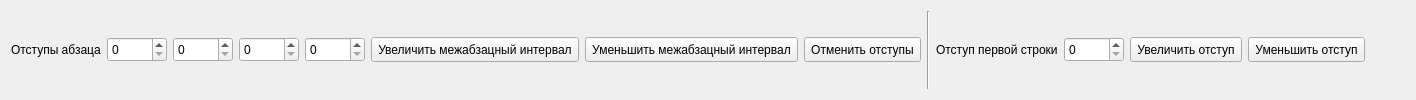
      <widget class="QWidget" name="tabparagraph">
       <attribute name="title">
        <string>Абзац</string>
       </attribute>
       <layout class="QHBoxLayout" name="horizontalLayout_6">
        <item>
         <widget class="QLabel" name="labparagraph1">
          <property name="text">
           <string>&lt;html&gt;&lt;head/&gt;&lt;body&gt;&lt;p&gt;Отступы абзаца&lt;/p&gt;&lt;/body&gt;&lt;/html&gt;</string>
          </property>
         </widget>
        </item>
        <item>
         <widget class="QSpinBox" name="leftmarginspinbox">
          <property name="minimumSize">
           <size>
            <width>60</width>
            <height>25</height>
           </size>
          </property>
          <property name="toolTip">
           <string>&lt;html&gt;&lt;head/&gt;&lt;body&gt;&lt;p&gt;Левый отступ&lt;/p&gt;&lt;/body&gt;&lt;/html&gt;</string>
          </property>
         </widget>
        </item>
        <item>
         <widget class="QSpinBox" name="upmarginspinbox">
          <property name="minimumSize">
           <size>
            <width>60</width>
            <height>25</height>
           </size>
          </property>
          <property name="toolTip">
           <string>&lt;html&gt;&lt;head/&gt;&lt;body&gt;&lt;p&gt;Верхний отступ&lt;/p&gt;&lt;p&gt;(на первый абзац не влияет)&lt;/p&gt;&lt;/body&gt;&lt;/html&gt;</string>
          </property>
         </widget>
        </item>
        <item>
         <widget class="QSpinBox" name="rightmarginspinbox">
          <property name="minimumSize">
           <size>
            <width>60</width>
            <height>25</height>
           </size>
          </property>
          <property name="toolTip">
           <string>&lt;html&gt;&lt;head/&gt;&lt;body&gt;&lt;p&gt;Правый отступ&lt;/p&gt;&lt;/body&gt;&lt;/html&gt;</string>
          </property>
         </widget>
        </item>
        <item>
         <widget class="QSpinBox" name="downmarginspinbox">
          <property name="minimumSize">
           <size>
            <width>60</width>
            <height>25</height>
           </size>
          </property>
          <property name="toolTip">
           <string>&lt;html&gt;&lt;head/&gt;&lt;body&gt;&lt;p&gt;Нижний отступ&lt;/p&gt;&lt;/body&gt;&lt;/html&gt;</string>
          </property>
         </widget>
        </item>
        <item>
         <widget class="QToolButton" name="increaseparagraphspacing">
          <property name="sizePolicy">
           <sizepolicy hsizetype="Fixed" vsizetype="Fixed">
            <horstretch>0</horstretch>
            <verstretch>0</verstretch>
           </sizepolicy>
          </property>
          <property name="minimumSize">
           <size>
            <width>25</width>
            <height>25</height>
           </size>
          </property>
          <property name="toolTip">
           <string>&lt;html&gt;&lt;head/&gt;&lt;body&gt;&lt;p&gt;Увеличить межабзацный интервал&lt;/p&gt;&lt;/body&gt;&lt;/html&gt;</string>
          </property>
          <property name="text">
           <string>Увеличить межабзацный интервал</string>
          </property>
          <property name="icon">
           <iconset resource="icons.qrc">
            <normaloff>:/font/icons/font/indent/increaseparagraphspacing.png</normaloff>:/font/icons/font/indent/increaseparagraphspacing.png</iconset>
          </property>
         </widget>
        </item>
        <item>
         <widget class="QToolButton" name="reduceparagraphspacing">
          <property name="sizePolicy">
           <sizepolicy hsizetype="Fixed" vsizetype="Fixed">
            <horstretch>0</horstretch>
            <verstretch>0</verstretch>
           </sizepolicy>
          </property>
          <property name="minimumSize">
           <size>
            <width>25</width>
            <height>25</height>
           </size>
          </property>
          <property name="toolTip">
           <string>&lt;html&gt;&lt;head/&gt;&lt;body&gt;&lt;p&gt;Уменьшить межабзацный интервал&lt;/p&gt;&lt;/body&gt;&lt;/html&gt;</string>
          </property>
          <property name="text">
           <string>Уменьшить межабзацный интервал</string>
          </property>
          <property name="icon">
           <iconset resource="icons.qrc">
            <normaloff>:/font/icons/font/indent/reduceparagraphspacing.png</normaloff>:/font/icons/font/indent/reduceparagraphspacing.png</iconset>
          </property>
         </widget>
        </item>
        <item>
         <widget class="QToolButton" name="delmargin">
          <property name="minimumSize">
           <size>
            <width>25</width>
            <height>25</height>
           </size>
          </property>
          <property name="toolTip">
           <string>&lt;html&gt;&lt;head/&gt;&lt;body&gt;&lt;p&gt;Отменить отступы&lt;/p&gt;&lt;/body&gt;&lt;/html&gt;</string>
          </property>
          <property name="text">
           <string>Отменить отступы</string>
          </property>
          <property name="icon">
           <iconset resource="icons.qrc">
            <normaloff>:/font/icons/font/fields/applymargin.png</normaloff>:/font/icons/font/fields/applymargin.png</iconset>
          </property>
         </widget>
        </item>
        <item>
         <widget class="Line" name="lineparagraph">
          <property name="orientation">
           <enum>Qt::Vertical</enum>
          </property>
         </widget>
        </item>
        <item>
         <widget class="QLabel" name="labparagraph2">
          <property name="text">
           <string>&lt;html&gt;&lt;head/&gt;&lt;body&gt;&lt;p&gt;Отступ первой строки&lt;/p&gt;&lt;/body&gt;&lt;/html&gt;</string>
          </property>
         </widget>
        </item>
        <item>
         <widget class="QSpinBox" name="spinparagraphindent">
          <property name="minimumSize">
           <size>
            <width>60</width>
            <height>25</height>
           </size>
          </property>
          <property name="toolTip">
           <string>&lt;html&gt;&lt;head/&gt;&lt;body&gt;&lt;p&gt;Указать конкретный отступ первой строки абзаца&lt;/p&gt;&lt;/body&gt;&lt;/html&gt;</string>
          </property>
         </widget>
        </item>
        <item>
         <widget class="QToolButton" name="increaseindent">
          <property name="sizePolicy">
           <sizepolicy hsizetype="Fixed" vsizetype="Fixed">
            <horstretch>0</horstretch>
            <verstretch>0</verstretch>
           </sizepolicy>
          </property>
          <property name="minimumSize">
           <size>
            <width>25</width>
            <height>25</height>
           </size>
          </property>
          <property name="toolTip">
           <string>&lt;html&gt;&lt;head/&gt;&lt;body&gt;&lt;p&gt;Увеличить отступ&lt;/p&gt;&lt;p&gt;Максимально - 30&lt;/p&gt;&lt;/body&gt;&lt;/html&gt;</string>
          </property>
          <property name="text">
           <string>Увеличить отступ</string>
          </property>
          <property name="icon">
           <iconset resource="icons.qrc">
            <normaloff>:/font/icons/font/indent/increaseindent.png</normaloff>:/font/icons/font/indent/increaseindent.png</iconset>
          </property>
         </widget>
        </item>
        <item>
         <widget class="QToolButton" name="reduceindent">
          <property name="sizePolicy">
           <sizepolicy hsizetype="Fixed" vsizetype="Fixed">
            <horstretch>0</horstretch>
            <verstretch>0</verstretch>
           </sizepolicy>
          </property>
          <property name="minimumSize">
           <size>
            <width>25</width>
            <height>25</height>
           </size>
          </property>
          <property name="toolTip">
           <string>&lt;html&gt;&lt;head/&gt;&lt;body&gt;&lt;p&gt;Уменьшить отступ&lt;/p&gt;&lt;p&gt;Минимально - 0&lt;/p&gt;&lt;/body&gt;&lt;/html&gt;</string>
          </property>
          <property name="text">
           <string>Уменьшить отступ</string>
          </property>
          <property name="icon">
           <iconset resource="icons.qrc">
            <normaloff>:/font/icons/font/indent/reduceindent.png</normaloff>:/font/icons/font/indent/reduceindent.png</iconset>
          </property>
         </widget>
        </item>
        <item>
         <spacer name="spacerparagraph">
          <property name="orientation">
           <enum>Qt::Horizontal</enum>
          </property>
          <property name="sizeHint" stdset="0">
           <size>
            <width>40</width>
            <height>20</height>
           </size>
          </property>
         </spacer>
        </item>
       </layout>
      </widget>
